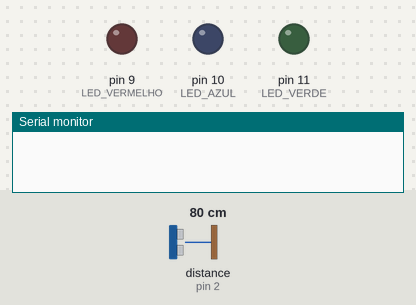
Bench run of a sketch on a simulated Arduino Uno, built with avr-gcc and run on an emulated ATmega328P. On the bench: output pins drawn as LEDs (lit = HIGH), the last lines printed to the serial monitor. Wiring (inferred from the names in the program): ultrasonic range finder: trigger pin 3; echo pin 2. The inputs (shaded band) are chosen by the test bench; at power-on: distance to the obstacle (sensor on pin 2) 80 cm. The echo pulse lasts 58.3 µs per cm; pins used as bus, display or sensor lines are not drawn.

Above: at 1.2 s.
1.3 s: distance to the obstacle (sensor on pin 2) set to 22 cm
2.8 s: distance to the obstacle (sensor on pin 2) set to 18 cm
At 3.8 s:
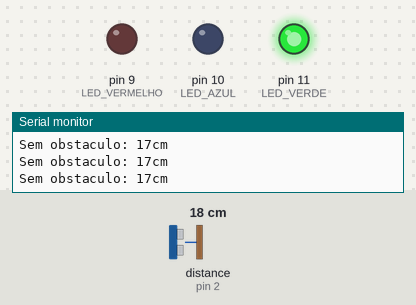
4.3 s: distance to the obstacle (sensor on pin 2) set to 13 cm
5.8 s: distance to the obstacle (sensor on pin 2) set to 10 cm
At 6.5 s:
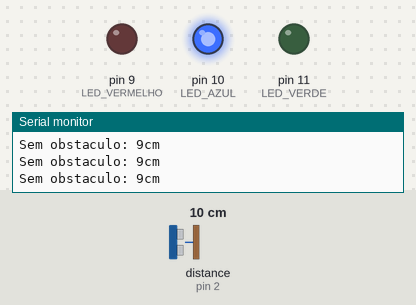
7.3 s: distance to the obstacle (sensor on pin 2) set to 8 cm
8.8 s: distance to the obstacle (sensor on pin 2) set to 5 cm
At 10.3 s:
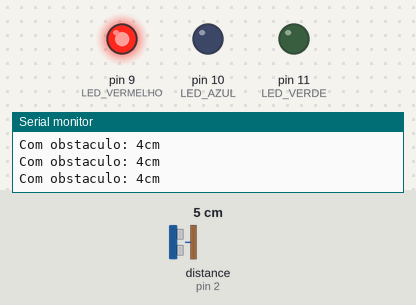
Timing chart, 0 to 11.3 s (numbered marks = the images above; inputs shaded):
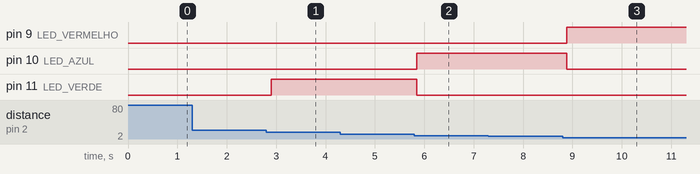

Measured:
- the behaviour switches between 21 and 20 cm on distance to the obstacle (sensor on pin 2) (found by bisection; images 0 and 1)
- the behaviour switches between 12 and 11 cm on distance to the obstacle (sensor on pin 2) (found by bisection; images 1 and 2)
- the behaviour switches between 7 and 6 cm on distance to the obstacle (sensor on pin 2) (found by bisection; images 2 and 3)
- after the input at 1.3 s, every drawn part: stays the same
- after the input at 2.8 s, pin 11 (LED_VERDE): LOW → HIGH after 0.10 s
- after the input at 5.8 s, pin 10 (LED_AZUL): LOW → HIGH after 0.05 s; pin 11 (LED_VERDE): HIGH → LOW after 0.05 s
- after the input at 8.8 s, pin 9 (LED_VERMELHO): LOW → HIGH after 0.08 s; pin 10 (LED_AZUL): HIGH → LOW after 0.08 s

The sketch:

sensor_re.ino
```cpp
const int LED_VERMELHO = 9;
const int LED_AZUL = 10;
const int LED_VERDE = 11;
const int TRIG = 3;
const int ECHO = 2;
const int distancia_obstaculo = 5;
const int distancia_amarelo = 10;
const int distancia_verde = 20;

void setup() {
  pinMode(LED_VERMELHO, OUTPUT);
  pinMode(LED_AZUL, OUTPUT);
  pinMode(LED_VERDE, OUTPUT);
  Serial.begin(9600);
  pinMode(TRIG, OUTPUT);
  pinMode(ECHO, INPUT);
}

void loop() {
  int distancia = sensor_morcego(TRIG, ECHO);

  if (distancia <= distancia_obstaculo) {
    Serial.print("Com obstaculo: ");
    Serial.print(distancia);
    Serial.println("cm");
    vermelho();
  } else if (distancia <= distancia_amarelo) {
    Serial.print("Sem obstaculo: ");
    Serial.print(distancia);
    Serial.println("cm");
    azul();
  } else if (distancia <= distancia_verde) {
    Serial.print("Sem obstaculo: ");
    Serial.print(distancia);
    Serial.println("cm");
    verde();
  } else {
    digitalWrite(LED_VERMELHO, LOW);
    digitalWrite(LED_VERDE, LOW);
    digitalWrite(LED_AZUL, LOW);
  }

  delay(100);
}

void azul() {
  digitalWrite(LED_VERMELHO, LOW);
  digitalWrite(LED_VERDE, LOW);
  digitalWrite(LED_AZUL, HIGH);
}

void vermelho() {
  digitalWrite(LED_AZUL, LOW);
  digitalWrite(LED_VERDE, LOW);
  digitalWrite(LED_VERMELHO, HIGH);
}

void verde() {
  digitalWrite(LED_VERMELHO, LOW);
  digitalWrite(LED_AZUL, LOW);
  digitalWrite(LED_VERDE, HIGH);
}

int sensor_morcego(int pinotrig, int pinoecho) {
  digitalWrite(pinotrig, LOW);
  delayMicroseconds(2);
  digitalWrite(pinotrig, HIGH);
  delayMicroseconds(10);
  digitalWrite(pinotrig, LOW);

  return pulseIn(pinoecho, HIGH) / 58;
}
```
